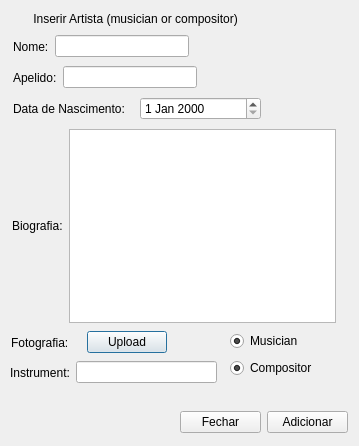
<?xml version="1.0" encoding="UTF-8"?>
<ui version="4.0">
 <class>editor_add_artist</class>
 <widget class="QDialog" name="editor_add_artist">
  <property name="geometry">
   <rect>
    <x>0</x>
    <y>0</y>
    <width>359</width>
    <height>446</height>
   </rect>
  </property>
  <property name="windowTitle">
   <string>Dialog</string>
  </property>
  <widget class="QLabel" name="label">
   <property name="geometry">
    <rect>
     <x>11</x>
     <y>11</y>
     <width>249</width>
     <height>16</height>
    </rect>
   </property>
   <property name="text">
    <string>Inserir Artista (musician or compositor)</string>
   </property>
   <property name="alignment">
    <set>Qt::AlignCenter</set>
   </property>
  </widget>
  <widget class="QWidget" name="">
   <property name="geometry">
    <rect>
     <x>230</x>
     <y>330</y>
     <width>101</width>
     <height>50</height>
    </rect>
   </property>
   <layout class="QVBoxLayout" name="verticalLayout">
    <item>
     <widget class="QRadioButton" name="rb_musician">
      <property name="text">
       <string>Musician</string>
      </property>
      <property name="checked">
       <bool>true</bool>
      </property>
      <property name="autoExclusive">
       <bool>false</bool>
      </property>
     </widget>
    </item>
    <item>
     <widget class="QRadioButton" name="rd_compositor">
      <property name="text">
       <string>Compositor</string>
      </property>
      <property name="checked">
       <bool>true</bool>
      </property>
      <property name="autoExclusive">
       <bool>false</bool>
      </property>
     </widget>
    </item>
   </layout>
  </widget>
  <widget class="QWidget" name="">
   <property name="geometry">
    <rect>
     <x>11</x>
     <y>330</y>
     <width>156</width>
     <height>25</height>
    </rect>
   </property>
   <layout class="QHBoxLayout" name="horizontalLayout">
    <item>
     <widget class="QLabel" name="lb_fotografia">
      <property name="text">
       <string>Fotografia:</string>
      </property>
     </widget>
    </item>
    <item>
     <widget class="QPushButton" name="bt_upload_photo">
      <property name="text">
       <string>Upload</string>
      </property>
     </widget>
    </item>
   </layout>
  </widget>
  <widget class="QWidget" name="">
   <property name="geometry">
    <rect>
     <x>10</x>
     <y>360</y>
     <width>207</width>
     <height>25</height>
    </rect>
   </property>
   <layout class="QHBoxLayout" name="horizontalLayout_2">
    <item>
     <widget class="QLabel" name="lb_instrument">
      <property name="text">
       <string>Instrument:</string>
      </property>
     </widget>
    </item>
    <item>
     <widget class="QLineEdit" name="ln_instrument"/>
    </item>
   </layout>
  </widget>
  <widget class="QWidget" name="">
   <property name="geometry">
    <rect>
     <x>13</x>
     <y>34</y>
     <width>176</width>
     <height>25</height>
    </rect>
   </property>
   <layout class="QHBoxLayout" name="horizontalLayout_3">
    <item>
     <widget class="QLabel" name="lb_name">
      <property name="text">
       <string>Nome:</string>
      </property>
     </widget>
    </item>
    <item>
     <widget class="QLineEdit" name="ln_name"/>
    </item>
   </layout>
  </widget>
  <widget class="QWidget" name="">
   <property name="geometry">
    <rect>
     <x>13</x>
     <y>65</y>
     <width>184</width>
     <height>25</height>
    </rect>
   </property>
   <layout class="QHBoxLayout" name="horizontalLayout_4">
    <item>
     <widget class="QLabel" name="lb_surname">
      <property name="text">
       <string>Apelido:</string>
      </property>
     </widget>
    </item>
    <item>
     <widget class="QLineEdit" name="ln_surname"/>
    </item>
   </layout>
  </widget>
  <widget class="QWidget" name="">
   <property name="geometry">
    <rect>
     <x>13</x>
     <y>96</y>
     <width>248</width>
     <height>26</height>
    </rect>
   </property>
   <layout class="QHBoxLayout" name="horizontalLayout_5">
    <item>
     <widget class="QLabel" name="lb_date">
      <property name="text">
       <string>Data de Nascimento:</string>
      </property>
     </widget>
    </item>
    <item>
     <widget class="QDateEdit" name="dt_birthdate"/>
    </item>
   </layout>
  </widget>
  <widget class="QWidget" name="">
   <property name="geometry">
    <rect>
     <x>12</x>
     <y>129</y>
     <width>324</width>
     <height>194</height>
    </rect>
   </property>
   <layout class="QHBoxLayout" name="horizontalLayout_6">
    <item>
     <widget class="QLabel" name="lb_biografia">
      <property name="text">
       <string>Biografia:</string>
      </property>
     </widget>
    </item>
    <item>
     <widget class="QPlainTextEdit" name="ln_biografia"/>
    </item>
   </layout>
  </widget>
  <widget class="QWidget" name="">
   <property name="geometry">
    <rect>
     <x>180</x>
     <y>410</y>
     <width>168</width>
     <height>25</height>
    </rect>
   </property>
   <layout class="QHBoxLayout" name="horizontalLayout_7">
    <item>
     <widget class="QPushButton" name="bt_close">
      <property name="text">
       <string>Fechar</string>
      </property>
     </widget>
    </item>
    <item>
     <widget class="QPushButton" name="bt_add_artist">
      <property name="text">
       <string>Adicionar</string>
      </property>
     </widget>
    </item>
   </layout>
  </widget>
 </widget>
 <resources/>
 <connections>
  <connection>
   <sender>bt_close</sender>
   <signal>clicked()</signal>
   <receiver>editor_add_artist</receiver>
   <slot>close()</slot>
   <hints>
    <hint type="sourcelabel">
     <x>209</x>
     <y>407</y>
    </hint>
    <hint type="destinationlabel">
     <x>150</x>
     <y>400</y>
    </hint>
   </hints>
  </connection>
 </connections>
</ui>
